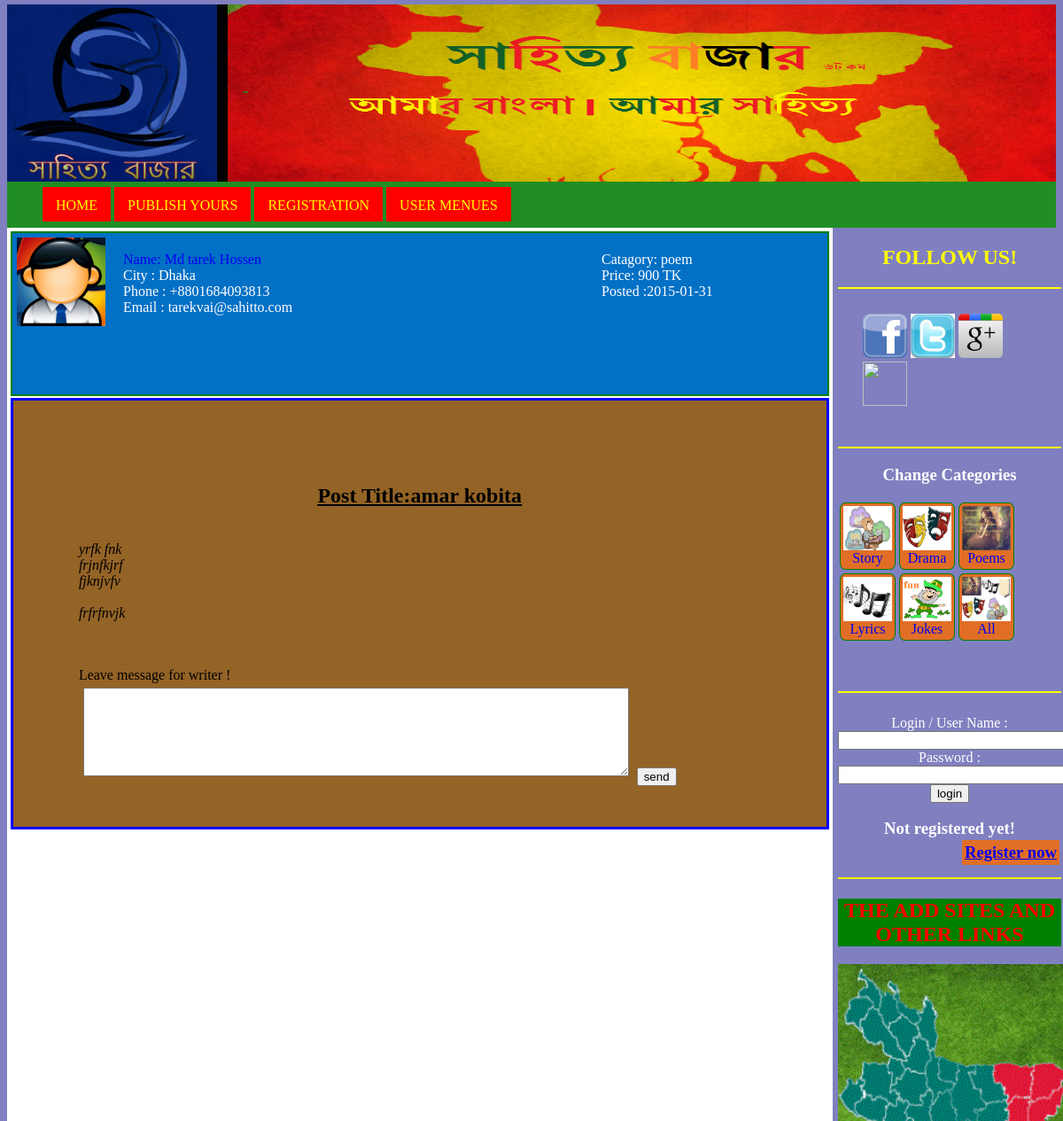
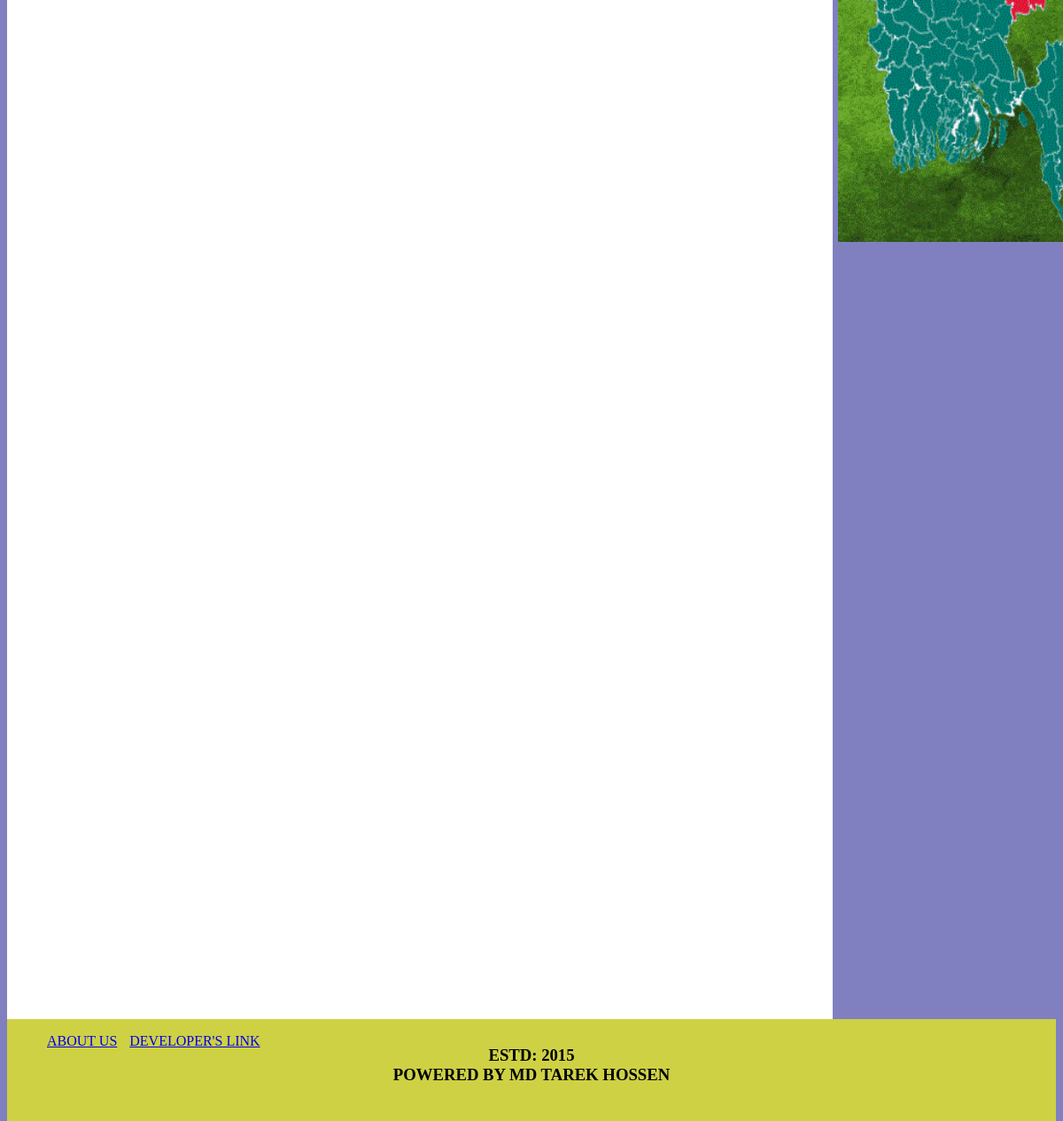
Screenshot of /view.php?post_id=1 with the database file from the repository (2 pictures, top to bottom).
### tables this page shows
CREATE TABLE IF NOT EXISTS `user` (
`user_id` int(250) NOT NULL,
  `first_name` varchar(15) NOT NULL,
  `last_name` varchar(15) NOT NULL,
  `email` varchar(50) NOT NULL,
  `login_name` varchar(20) NOT NULL,
  `city` varchar(10) NOT NULL,
  `gender` varchar(6) NOT NULL DEFAULT 'male',
  `phone` varchar(15) NOT NULL,
  `password` varchar(30) NOT NULL,
  `register_date` varchar(20) NOT NULL,
  `image_name` varchar(100) NOT NULL,
  `activated` int(1) NOT NULL DEFAULT '0',
  `fb` varchar(50) DEFAULT NULL,
  `fba` int(1) DEFAULT NULL
);

CREATE TABLE IF NOT EXISTS `post` (
`post_id` int(100) NOT NULL,
  `post_date` varchar(20) NOT NULL,
  `post_title` varchar(100) NOT NULL,
  `post_type` varchar(15) NOT NULL,
  `post_content` varchar(9999) NOT NULL,
  `person_id` int(250) NOT NULL,
  `person_name` varchar(20) NOT NULL,
  `person_email` varchar(40) NOT NULL,
  `person_phone` varchar(15) NOT NULL,
  `price` int(4) NOT NULL,
  `activated` int(1) NOT NULL DEFAULT '0'
);

### view.php (the view, shortened to what this page needs)
<html>
<head>
	<link rel="stylesheet" href="style.css" media="all">
</head>
<body>
<div> <?php include("includes/header.php");?> </div>
<div> <?php include("includes/navigation.php");?> </div>
<div id="main_content">
<?php
if(isset($_GET['post_id'])){
$post_id=mysql_real_escape_string($_GET['post_id']);
$query=mysql_query("SELECT * FROM post WHERE post_id='$post_id'");
while($row=mysql_fetch_array($query)){
$post_id=$row['post_id'];
$post_date=$row['post_date'];
$post_title=$row['post_title'];
$post_type=$row['post_type'];
$person_id=$row['person_id'];
$post_content=$row['post_content'];
$post_content=str_replace(PHP_EOL , "<br>" ,$post_content);
$person_email=$row['person_email'];
$person_phone=$row['person_phone'];
$price=$row['price'];
$user=$person_id;
$query1=mysql_query("SELECT first_name,last_name,city,image_name,fb,fba FROM user WHERE user_id='$user'");
$row=mysql_fetch_array($query1);
$first_name=$row["first_name"];
$last_name=$row['last_name'];
$city=$row['city'];
$image_name=$row['image_name'];
}
?>
<div id="user_view_container">
<img src="profile_picture/<?php echo $image_name;?>" width="100px" height="100px" >
<div id="user_view">
<a href="login.php?usv=<?php echo $user; ?>">
Name: <?php echo $first_name."  ".$last_name;?></a><br>
City : <?php echo $city;?><br>
Phone : <?php echo $person_phone;?><br>
Email : <?php echo $person_email;?><br>
</div>
<div id="category_view">
Catagory: <?php echo $post_type;?><br>
Price: <?php echo $price; ?> TK<br>
Posted :<?php echo $post_date; ?>
</div>
</div>
<div id="full_view">
<center>
<p> <u>
<h2 font-style="none"> Post Title:<?php echo $post_title;  ?></h2>
</u> </center>
<br>
<i><?php echo $post_content;?></i>
<br><br>
<form method="post" action="view.php?post_id=<?php echo $post_id;?>">
Leave message for writer !<br>
<textarea name="msg" type="text" style="margin:5px;width: 80%;height: 100px;"></textarea>
<input type="submit" value="send" name="submit">
</form>
</div>
<?php
}
?>
</div>
<div> <?php include("includes/sidebar.php");?> </div>
<div id="footer"> <?php include("includes/footer.php");?> </div>
</body>
</html>

### style.css (style rules this page uses)
body { margin-top:5px;background:#8080C0; }
#main_content { width:78%;background:white;float:left;padding:4px;height:2150px; }
#full_view { border:3px solid blue;padding:8%;padding-bottom:30px;background:#946326; }
#main_content a { text-decoration:none; }
#user_view_container { border:2px solid green;padding:5px;height:8%;background:#0270C5;margin-bottom:2px;color:white; }
#user_view { width:30%;position:absolute;margin-left:10%;margin-top:-7%; }
#category_view { position:absolute;margin-left:55%;margin-top:-7%; }
#footer { width:100%;background:#CED144;float:left;padding:0px; }

### rows the page displays
user: image_name (picture), first_name "Md tarek", last_name "Hossen", city "Dhaka"
post: person_phone "+8801684093813", person_email "tarekvai@sahitto.com", post_type "poem", price "900", post_date "2015-01-31", post_title "amar kobita", post_content "yrfk fnk frjnfkjrf fjknjvfv frfrfnvjk"
